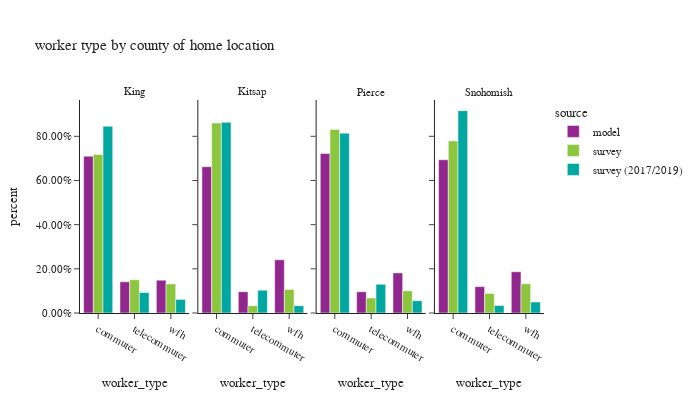

Here is the notebook cell this chart was saved with:
### Code cell
df_worker_count = workers.groupby(['source','CountyName_hh','worker_type'])['pdexpfac']. \
    sum().reset_index()
df_worker_count['percent'] = df_worker_count.groupby(['source','CountyName_hh'], group_keys=False)['pdexpfac']. \
    apply(lambda x: x / float(x.sum()))

df_worker_count_ct = workers.groupby(['source','CountyName_hh','worker_type'])['pdexpfac'].count().reset_index(). \
    rename(columns={'pdexpfac':'sample count'})
df_worker_count = df_worker_count.merge(df_worker_count_ct, on=['source','CountyName_hh','worker_type']). \
    rename(columns={'pdexpfac':'total count'})


fig = px.bar(df_worker_count.sort_values(by=['CountyName_hh','worker_type']), x='worker_type', y="percent",
             facet_col="CountyName_hh", color="source",hover_data=['sample count','total count'],
             barmode="group",
             title="worker type by county of home location")
fig.for_each_annotation(lambda a: a.update(text = a.text.split("=")[-1]))
fig.update_layout(height=400, width=700, font=dict(size=11))
fig.for_each_yaxis(lambda a: a.update(tickformat = ".2%"))
fig.update_xaxes(categoryorder='array', categoryarray= ['commuter','telecommuter','wfh'])
fig.show()

### Figure 1 — Plotly figure (JSON) as saved in the notebook; plotly's stock layout.template omitted (floating-point values rounded to 4 significant figures)
{"data": [{"alignmentgroup": "True", "customdata": [[903800.0, 903800.0], [180100.0, 180100.0], [189000.0, 189000.0]], "hovertemplate": "source=model<br>CountyName_hh=King<br>worker_type=%{x}<br>percent=%{y}<br>sample count=%{customdata[0]}<br>total count=%{customdata[1]}<extra></extra>", "legendgroup": "model", "marker": {"color": "#91268F", "pattern": {"shape": ""}}, "name": "model", "offsetgroup": "model", "orientation": "v", "showlegend": true, "textposition": "auto", "type": "bar", "x": ["commuter", "telecommuter", "wfh"], "xaxis": "x", "y": [0.71, 0.1415, 0.1485], "yaxis": "y"}, {"alignmentgroup": "True", "customdata": [[81220.0, 81220.0], [11850.0, 11850.0], [29520.0, 29520.0]], "hovertemplate": "source=model<br>CountyName_hh=Kitsap<br>worker_type=%{x}<br>percent=%{y}<br>sample count=%{customdata[0]}<br>total count=%{customdata[1]}<extra></extra>", "legendgroup": "model", "marker": {"color": "#91268F", "pattern": {"shape": ""}}, "name": "model", "offsetgroup": "model", "orientation": "v", "showlegend": false, "textposition": "auto", "type": "bar", "x": ["commuter", "telecommuter", "wfh"], "xaxis": "x2", "y": [0.6625, 0.09667, 0.2408], "yaxis": "y2"}, {"alignmentgroup": "True", "customdata": [[322700.0, 322700.0], [42980.0, 42980.0], [81130.0, 81130.0]], "hovertemplate": "source=model<br>CountyName_hh=Pierce<br>worker_type=%{x}<br>percent=%{y}<br>sample count=%{customdata[0]}<br>total count=%{customdata[1]}<extra></extra>", "legendgroup": "model", "marker": {"color": "#91268F", "pattern": {"shape": ""}}, "name": "model", "offsetgroup": "model", "orientation": "v", "showlegend": false, "textposition": "auto", "type": "bar", "x": ["commuter", "telecommuter", "wfh"], "xaxis": "x3", "y": [0.7222, 0.09618, 0.1816], "yaxis": "y3"}, {"alignmentgroup": "True", "customdata": [[304500.0, 304500.0], [52440.0, 52440.0], [81900.0, 81900.0]], "hovertemplate": "source=model<br>CountyName_hh=Snohomish<br>worker_type=%{x}<br>percent=%{y}<br>sample count=%{customdata[0]}<br>total count=%{customdata[1]}<extra></extra>", "legendgroup": "model", "marker": {"color": "#91268F", "pattern": {"shape": ""}}, "name": "model", "offsetgroup": "model", "orientation": "v", "showlegend": false, "textposition": "auto", "type": "bar", "x": ["commuter", "telecommuter", "wfh"], "xaxis": "x4", "y": [0.6939, 0.1195, 0.1866], "yaxis": "y4"}, {"alignmentgroup": "True", "customdata": [[1473.0, 819000.0], [618.0, 171800.0], [567.0, 150400.0]], "hovertemplate": "source=survey<br>CountyName_hh=King<br>worker_type=%{x}<br>percent=%{y}<br>sample count=%{customdata[0]}<br>total count=%{customdata[1]}<extra></extra>", "legendgroup": "survey", "marker": {"color": "#8CC63E", "pattern": {"shape": ""}}, "name": "survey", "offsetgroup": "survey", "orientation": "v", "showlegend": true, "textposition": "auto", "type": "bar", "x": ["commuter", "telecommuter", "wfh"], "xaxis": "x", "y": [0.7176, 0.1506, 0.1318], "yaxis": "y"}, {"alignmentgroup": "True", "customdata": [[122.0, 101100.0], [22.0, 3877.0], [43.0, 12550.0]], "hovertemplate": "source=survey<br>CountyName_hh=Kitsap<br>worker_type=%{x}<br>percent=%{y}<br>sample count=%{customdata[0]}<br>total count=%{customdata[1]}<extra></extra>", "legendgroup": "survey", "marker": {"color": "#8CC63E", "pattern": {"shape": ""}}, "name": "survey", "offsetgroup": "survey", "orientation": "v", "showlegend": false, "textposition": "auto", "type": "bar", "x": ["commuter", "telecommuter", "wfh"], "xaxis": "x2", "y": [0.8603, 0.03297, 0.1068], "yaxis": "y2"}, {"alignmentgroup": "True", "customdata": [[234.0, 323300.0], [48.0, 26460.0], [55.0, 39120.0]], "hovertemplate": "source=survey<br>CountyName_hh=Pierce<br>worker_type=%{x}<br>percent=%{y}<br>sample count=%{customdata[0]}<br>total count=%{customdata[1]}<extra></extra>", "legendgroup": "survey", "marker": {"color": "#8CC63E", "pattern": {"shape": ""}}, "name": "survey", "offsetgroup": "survey", "orientation": "v", "showlegend": false, "textposition": "auto", "type": "bar", "x": ["commuter", "telecommuter", "wfh"], "xaxis": "x3", "y": [0.8314, 0.06805, 0.1006], "yaxis": "y3"}, {"alignmentgroup": "True", "customdata": [[261.0, 292400.0], [73.0, 33140.0], [85.0, 49730.0]], "hovertemplate": "source=survey<br>CountyName_hh=Snohomish<br>worker_type=%{x}<br>percent=%{y}<br>sample count=%{customdata[0]}<br>total count=%{customdata[1]}<extra></extra>", "legendgroup": "survey", "marker": {"color": "#8CC63E", "pattern": {"shape": ""}}, "name": "survey", "offsetgroup": "survey", "orientation": "v", "showlegend": false, "textposition": "auto", "type": "bar", "x": ["commuter", "telecommuter", "wfh"], "xaxis": "x4", "y": [0.7791, 0.08832, 0.1325], "yaxis": "y4"}, {"alignmentgroup": "True", "customdata": [[4955.0, 775300.0], [385.0, 85030.0], [471.0, 56510.0]], "hovertemplate": "source=survey (2017/2019)<br>CountyName_hh=King<br>worker_type=%{x}<br>percent=%{y}<br>sample count=%{customdata[0]}<br>total count=%{customdata[1]}<extra></extra>", "legendgroup": "survey (2017/2019)", "marker": {"color": "#00A7A0", "pattern": {"shape": ""}}, "name": "survey (2017/2019)", "offsetgroup": "survey (2017/2019)", "orientation": "v", "showlegend": true, "textposition": "auto", "type": "bar", "x": ["commuter", "telecommuter", "wfh"], "xaxis": "x", "y": [0.8456, 0.09275, 0.06164], "yaxis": "y"}, {"alignmentgroup": "True", "customdata": [[157.0, 86080.0], [17.0, 10320.0], [25.0, 3319.0]], "hovertemplate": "source=survey (2017/2019)<br>CountyName_hh=Kitsap<br>worker_type=%{x}<br>percent=%{y}<br>sample count=%{customdata[0]}<br>total count=%{customdata[1]}<extra></extra>", "legendgroup": "survey (2017/2019)", "marker": {"color": "#00A7A0", "pattern": {"shape": ""}}, "name": "survey (2017/2019)", "offsetgroup": "survey (2017/2019)", "orientation": "v", "showlegend": false, "textposition": "auto", "type": "bar", "x": ["commuter", "telecommuter", "wfh"], "xaxis": "x2", "y": [0.8632, 0.1035, 0.03328], "yaxis": "y2"}, {"alignmentgroup": "True", "customdata": [[471.0, 246400.0], [49.0, 39310.0], [43.0, 16850.0]], "hovertemplate": "source=survey (2017/2019)<br>CountyName_hh=Pierce<br>worker_type=%{x}<br>percent=%{y}<br>sample count=%{customdata[0]}<br>total count=%{customdata[1]}<extra></extra>", "legendgroup": "survey (2017/2019)", "marker": {"color": "#00A7A0", "pattern": {"shape": ""}}, "name": "survey (2017/2019)", "offsetgroup": "survey (2017/2019)", "orientation": "v", "showlegend": false, "textposition": "auto", "type": "bar", "x": ["commuter", "telecommuter", "wfh"], "xaxis": "x3", "y": [0.8144, 0.1299, 0.0557], "yaxis": "y3"}, {"alignmentgroup": "True", "customdata": [[392.0, 283500.0], [32.0, 10480.0], [29.0, 15460.0]], "hovertemplate": "source=survey (2017/2019)<br>CountyName_hh=Snohomish<br>worker_type=%{x}<br>percent=%{y}<br>sample count=%{customdata[0]}<br>total count=%{customdata[1]}<extra></extra>", "legendgroup": "survey (2017/2019)", "marker": {"color": "#00A7A0", "pattern": {"shape": ""}}, "name": "survey (2017/2019)", "offsetgroup": "survey (2017/2019)", "orientation": "v", "showlegend": false, "textposition": "auto", "type": "bar", "x": ["commuter", "telecommuter", "wfh"], "xaxis": "x4", "y": [0.9162, 0.03386, 0.04995], "yaxis": "y4"}], "layout": {"annotations": [{"font": {}, "showarrow": false, "text": "King", "x": 0.1175, "xanchor": "center", "xref": "paper", "y": 1.0, "yanchor": "bottom", "yref": "paper"}, {"font": {}, "showarrow": false, "text": "Kitsap", "x": 0.3725, "xanchor": "center", "xref": "paper", "y": 1.0, "yanchor": "bottom", "yref": "paper"}, {"font": {}, "showarrow": false, "text": "Pierce", "x": 0.6275, "xanchor": "center", "xref": "paper", "y": 1.0, "yanchor": "bottom", "yref": "paper"}, {"font": {}, "showarrow": false, "text": "Snohomish", "x": 0.8825, "xanchor": "center", "xref": "paper", "y": 1.0, "yanchor": "bottom", "yref": "paper"}], "barmode": "group", "font": {"size": 11}, "height": 400, "legend": {"title": {"text": "source"}, "tracegroupgap": 0}, "title": {"text": "worker type by county of home location"}, "width": 700, "xaxis": {"anchor": "y", "categoryarray": ["commuter", "telecommuter", "wfh"], "categoryorder": "array", "domain": [0.0, 0.235], "title": {"text": "worker_type"}}, "xaxis2": {"anchor": "y2", "categoryarray": ["commuter", "telecommuter", "wfh"], "categoryorder": "array", "domain": [0.255, 0.49], "matches": "x", "title": {"text": "worker_type"}}, "xaxis3": {"anchor": "y3", "categoryarray": ["commuter", "telecommuter", "wfh"], "categoryorder": "array", "domain": [0.51, 0.745], "matches": "x", "title": {"text": "worker_type"}}, "xaxis4": {"anchor": "y4", "categoryarray": ["commuter", "telecommuter", "wfh"], "categoryorder": "array", "domain": [0.765, 1.0], "matches": "x", "title": {"text": "worker_type"}}, "yaxis": {"anchor": "x", "domain": [0.0, 1.0], "tickformat": ".2%", "title": {"text": "percent"}}, "yaxis2": {"anchor": "x2", "domain": [0.0, 1.0], "matches": "y", "showticklabels": false, "tickformat": ".2%"}, "yaxis3": {"anchor": "x3", "domain": [0.0, 1.0], "matches": "y", "showticklabels": false, "tickformat": ".2%"}, "yaxis4": {"anchor": "x4", "domain": [0.0, 1.0], "matches": "y", "showticklabels": false, "tickformat": ".2%"}}}
